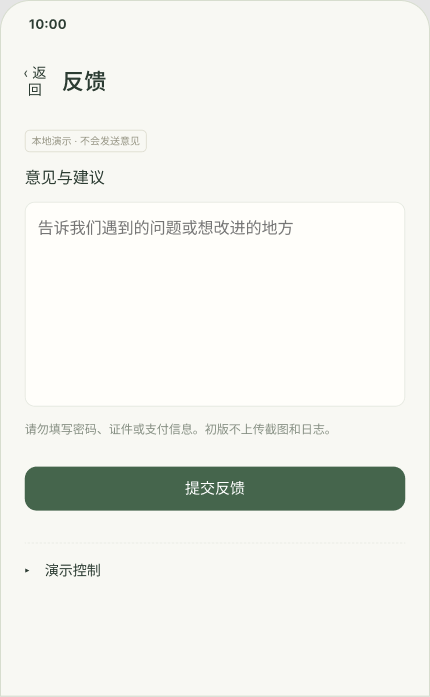
#> input picture 01-product/references/figma-qa/12-figma.png, 430 x 697 px
$ python check-flutter-feedback-fidelity.py
#> lines starting #> are read from the running program, lines starting #| are printed output that depends on the picture
"""Compare production feedback components with the approved prototype's draft.

The 34.4px demo badge/control section is intentionally absent in production.
Native Noto CJK rasterization is recorded separately from geometry/color gates.
"""
import collections,hashlib,json
from pathlib import Path
from PIL import Image

ROOT=Path(__file__).resolve().parents[2]
OUT=ROOT/'02-engineering/evidence/android'
ref=Image.open(ROOT/'01-product/references/figma-qa/12-figma.png').convert('RGB')
raw=Image.open(OUT/'feedback430-draft-final-20261113.png').convert('RGB')
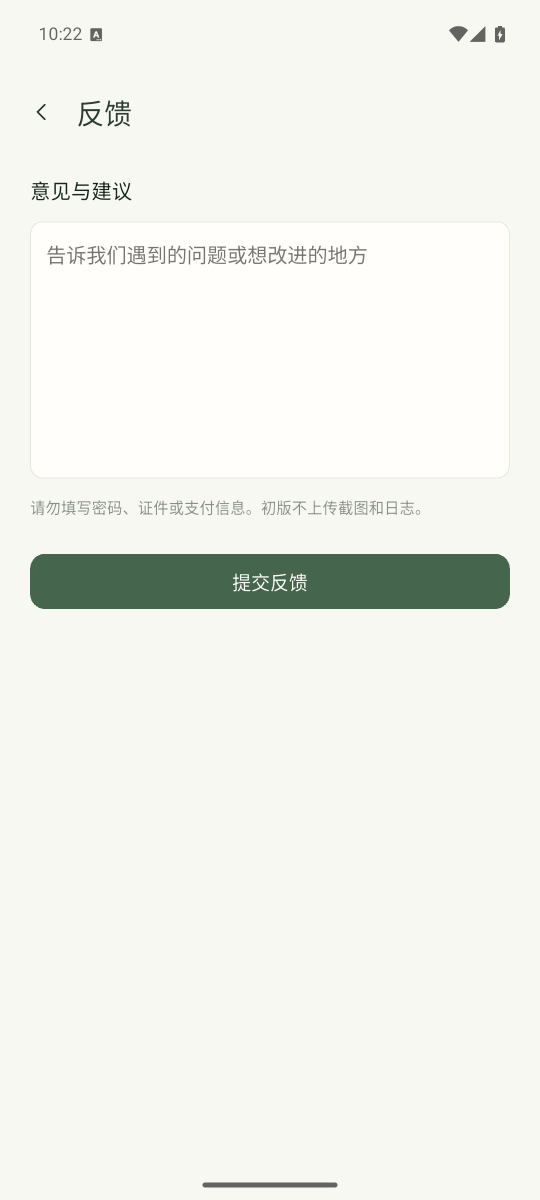
#> input picture 02-engineering/evidence/android/feedback430-draft-final-20261113.png, 1080 x 2400 px (shown at 1/2 size)
ren=Image.new('RGB',(430,900),'#f8f8f3')
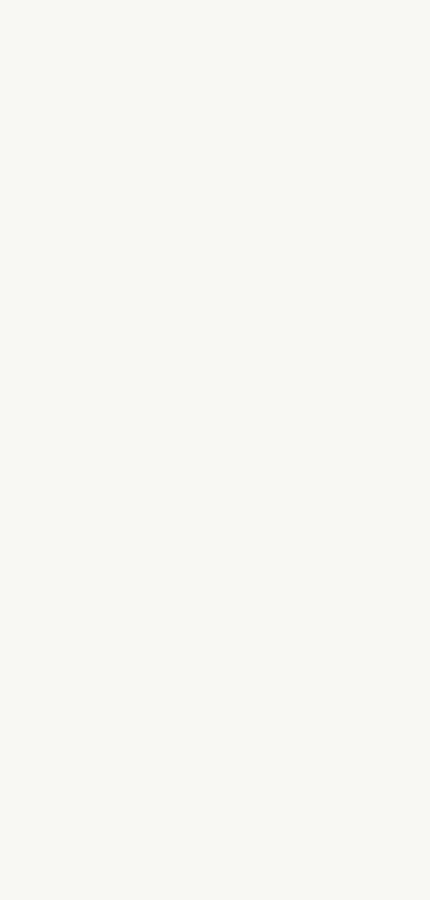
#> ren: PIL image 430x900 RGB; mean R, G, B 248, 248, 243
ren.paste(raw.crop((0,136,1080,136+round(855*1080/430))).resize((430,855),Image.Resampling.LANCZOS),(0,45))
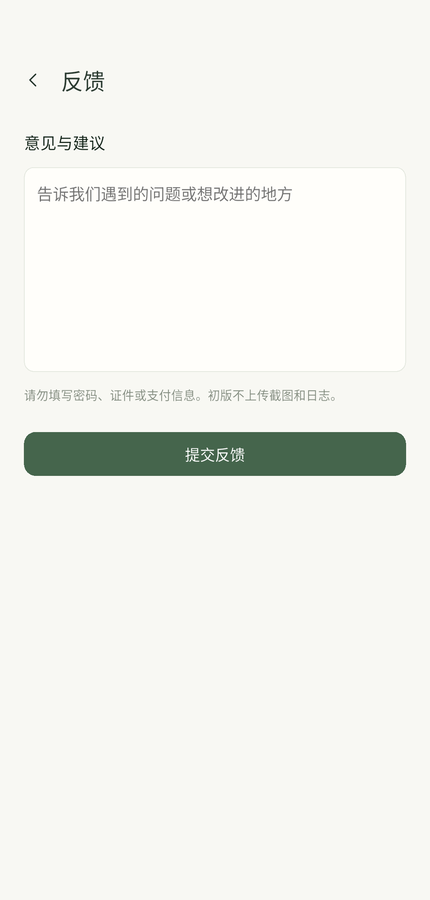
#> ren: PIL image 430x900 RGB; mean R, G, B 240.7, 241.9, 236.3
ren.save(OUT/'feedback430-draft-final-normalized.png')

def near(c,target):return max(abs(a-b) for a,b in zip(c,target))<=2
def bounds(im,rect,predicate,connected=False):
 pts={(x,y) for y in range(rect[1],rect[3]) for x in range(rect[0],rect[2]) if predicate(im.getpixel((x,y)))}
 if connected:
  largest=[]
  while pts:
   seed=pts.pop();group=[seed];stack=[seed]
   while stack:
    x,y=stack.pop()
    for point in [(x-1,y),(x+1,y),(x,y-1),(x,y+1)]:
     if point in pts:pts.remove(point);stack.append(point);group.append(point)
   if len(group)>len(largest):largest=group
  pts=largest
 assert pts
 return [min(x for x,y in pts),min(y for x,y in pts),max(x for x,y in pts)+1,max(y for x,y in pts)+1]
def dimensions(b):return [b[2]-b[0],b[3]-b[1]]
result={'scope':'Draft components from Figma2:289; no whole-page equality or native accepted-receipt claim. Production omits the34.4px demo badge, demo controls and fake receipt; uses the shared original SVG back button.',
 'normalization':{'density':402,'statusCrop':136,'referenceSystemRegion':45,'demoBadgeRemoved':34.4},'geometry':{},'colors':{},'typography':{}}
for name,area,predicate in [
 ('textarea',(20,150,410,420),lambda c:near(c,(255,254,250))),
 ('submit',(20,420,410,530),lambda c:c[1]>c[0]+10 and c[1]>c[2]+10 and max(c)<200)]:
 a=bounds(ref,area,predicate,True);b=bounds(ren,area,predicate,True)
 expected=[a[0],a[1]-34.4,a[2],a[3]-34.4]
 result['geometry'][name]={'referenceBounds':a,'renderBounds':b,'referenceSize':dimensions(a),'renderSize':dimensions(b),
  'maxSizeDelta':max(abs(x-y) for x,y in zip(dimensions(a),dimensions(b))),
  'maxBoundaryDeltaAfterDemoRemoval':round(max(abs(x-y) for x,y in zip(expected,b)),3)}
#> this loop made 2 passes
#> (a, b, expected) on passes 1 to 2: ([26, 203, 404, 405], [25, 169, 405, 371], [26, 168.6, 404, 370.6]), ([25, 466, 405, 511], [24, 432, 406, 476], [25, 431.6, 405, 476.6])
#> after the loop, result = 5 items
for name,a,b in [('page',(10,550),(10,550)),('textarea',(30,250),(30,250)),('primary',(50,480),(50,445))]:
 ca=ref.getpixel(a);cb=ren.getpixel(b)
 result['colors'][name]={'reference':'#%02x%02x%02x'%ca,'render':'#%02x%02x%02x'%cb,'maxChannelDelta':max(abs(x-y) for x,y in zip(ca,cb))}
#> this loop made 3 passes
#> cb on passes 1 to 3: (248, 248, 243), (255, 254, 250), (69, 101, 76)
for name,ra,rb,threshold in [
 ('title',(60,65,130,100),(60,65,130,100),130),
 ('label',(24,160,160,195),(24,125,160,160),130),
 ('placeholder',(35,218,365,245),(35,183,365,212),180),
 ('privacy',(24,420,405,445),(24,385,405,412),210),
 ('submit',(175,475,255,503),(175,438,255,466),None)]:
 pred=(lambda c:min(c)>230) if threshold is None else (lambda c:max(c)<threshold)
 a=bounds(ref,ra,pred);b=bounds(ren,rb,pred)
 result['typography'][name]={'referenceInkBounds':a,'renderInkBounds':b,'referenceInkSize':dimensions(a),'renderInkSize':dimensions(b),
  'note':'Microsoft YaHei reference vs native Noto CJK; measured, not asserted pixel-identical'}
#> this loop made 5 passes
#> (a, b) on passes 1 to 5: ([63, 71, 105, 91], [63, 71, 104, 91]), ([26, 170, 104, 184], [26, 136, 104, 150]), ([39, 220, 293, 235], [38, 187, 292, 202]), ([25, 423, 329, 435], [25, 389, 335, 401]), ([186, 481, 243, 494], [187, 448, 243, 461])
result['checks']={'threeFlatColorsExact':all(v['maxChannelDelta']==0 for v in result['colors'].values()),
 'componentSizesWithin2px':all(v['maxSizeDelta']<=2 for v in result['geometry'].values()),
 'componentPositionWithin2pxAfterDemoRemoval':all(v['maxBoundaryDeltaAfterDemoRemoval']<=2 for v in result['geometry'].values()),
 'allFiveTypographyGroupsMeasured':len(result['typography'])==5}
#> (the run stopped early here; a loop or call above may not have finished)
